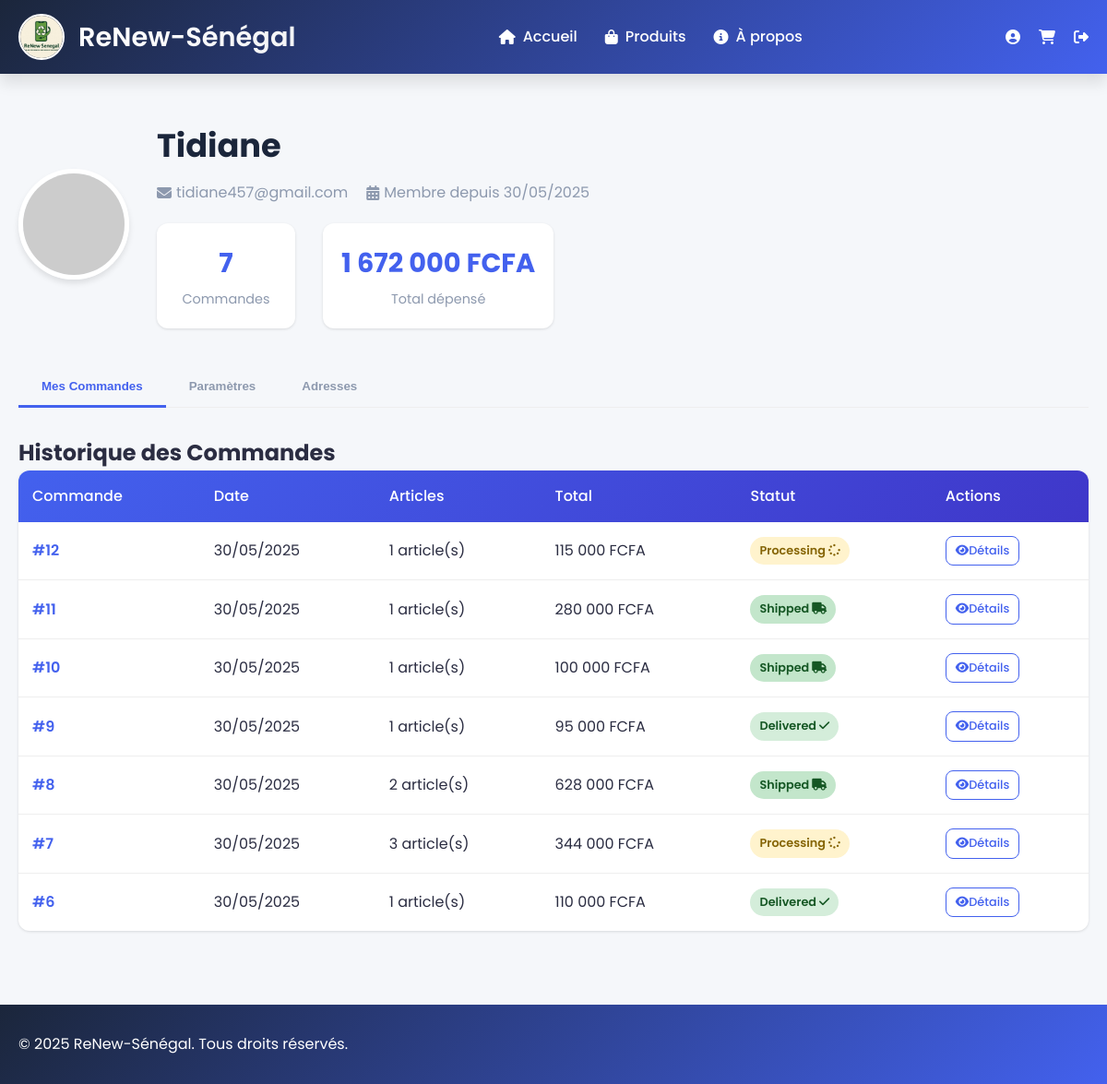
Page /profile.php (signed in) on the committed database.
### tables this page shows
CREATE TABLE `users` (
  `id` int(11) NOT NULL,
  `username` varchar(50) NOT NULL,
  `password` varchar(255) NOT NULL,
  `email` varchar(100) NOT NULL,
  `created_at` timestamp NOT NULL DEFAULT current_timestamp()
);

CREATE TABLE `orders` (
  `id` int(11) NOT NULL,
  `user_id` int(11) NOT NULL,
  `total_price` decimal(10,2) NOT NULL,
  `created_at` timestamp NOT NULL DEFAULT current_timestamp()
);

### profile.php (the view, shortened to what this page needs)
<?php
require_once 'config.php';
$user_id = $_SESSION["id"];
$sql_user = "SELECT username, email, created_at FROM users WHERE id = ?";
if ($stmt = $mysqli->prepare($sql_user)) {
    $stmt->bind_param("i", $user_id);
    $stmt->execute();
    $stmt->bind_result($username, $email, $created_at);
}
$sql_orders = "SELECT o.id, o.total_price, o.created_at,
               COUNT(oi.id) as items_count
               FROM orders o
               LEFT JOIN order_items oi ON o.id = oi.order_id
               WHERE o.user_id = ?
               GROUP BY o.id
               ORDER BY o.created_at DESC";
$orders = [];
if ($stmt = $mysqli->prepare($sql_orders)) {
    $stmt->bind_param("i", $user_id);
    $stmt->execute();
    $result = $stmt->get_result();
    while ($row = $result->fetch_assoc()) {
        $orders[] = $row;
    }
}
?>
<!DOCTYPE html>
<html lang="fr">
<head>
    <link rel="stylesheet" href="https://cdnjs.cloudflare.com/ajax/libs/font-awesome/6.4.0/css/all.min.css">
</head>
<body>
<header>
    <div class="header-container">
        <div class="brand">
            <img src="logo/logo-renew-senegal.jpg" alt="Logo" class="logo">
            <span class="brand-name">ReNew-Sénégal</span>
        </div>
        <nav>
            <a href="welcome.php" class="nav-link"><i class="fas fa-home"></i> Accueil</a>
            <a href="all-produits.php" class="nav-link"><i class="fas fa-shopping-bag"></i> Produits</a>
            <a href="abouts.php" class="nav-link"><i class="fas fa-info-circle"></i> À propos</a>
        </nav>
        <div class="search-cart">
            <a href="profile.php" class="nav-link"><i class="fas fa-user-circle"></i></a>
            <a href="panier.php" class="nav-link">
                <i class="fas fa-shopping-cart"></i>
            </a>
            <a href="logout.php" class="nav-link"><i class="fas fa-sign-out-alt"></i></a>
        </div>
    </div>
</header>
<main class="profile-container">
    <div class="profile-header">
        <img src="https://ui-avatars.com/api/?name=<?php echo urlencode($username); ?>&background=4361ee&color=fff&size=120" alt="Avatar" class="profile-avatar">
        <div class="profile-info">
            <h1><?php echo htmlspecialchars($username); ?></h1>
            <div class="profile-meta">
                <div class="profile-meta-item">
                    <i class="fas fa-envelope"></i>
                    <span><?php echo htmlspecialchars($email); ?></span>
                </div>
                <div class="profile-meta-item">
                    <i class="fas fa-calendar-alt"></i>
                    <span>Membre depuis <?php echo date('d/m/Y', strtotime($created_at)); ?></span>
                </div>
            </div>
            <div class="profile-stats">
                <div class="stat-card">
                    <div class="stat-value"><?php echo count($orders); ?></div>
                    <div class="stat-label">Commandes</div>
                </div>
                <div class="stat-card">
                    <div class="stat-value">
                        <?php
                        $total_spent = array_reduce($orders, function($carry, $order) {
                            return $carry + $order['total_price'];
                        }, 0);
                        echo number_format($total_spent, 0, ',', ' ');
                        ?> FCFA
                    </div>
                    <div class="stat-label">Total dépensé</div>
                </div>
            </div>
        </div>
    </div>
    <div class="profile-tabs">
        <button class="tab-btn active" data-tab="orders">Mes Commandes</button>
        <button class="tab-btn" data-tab="settings">Paramètres</button>
        <button class="tab-btn" data-tab="addresses">Adresses</button>
    </div>
    <div class="tab-content active" id="orders">
        <h2>Historique des Commandes</h2>
        <?php if (count($orders) > 0): ?>
            <table class="orders-table">
                <thead>
                    <tr>
                        <th>Commande</th>
                        <th>Date</th>
                        <th>Articles</th>
                        <th>Total</th>
                        <th>Statut</th>
                        <th>Actions</th>
                    </tr>
                </thead>
                <tbody>
                    <?php foreach ($orders as $order): ?>
                        <tr>
                            <td class="order-id">#<?php echo $order['id']; ?></td>
                            <td><?php echo date('d/m/Y', strtotime($order['created_at'])); ?></td>
                            <td><?php echo $order['items_count']; ?> article(s)</td>
                            <td><?php echo number_format($order['total_price'], 0, ',', ' '); ?> FCFA</td>
                            <td>
                                <?php
                                $statuses = ['processing', 'shipped', 'delivered'];
                                $random_status = $statuses[array_rand($statuses)];
                                ?>
                                <span class="order-status status-<?php echo $random_status; ?>">
                                    <?php
                                    echo ucfirst($random_status);
                                    if ($random_status == 'processing') echo ' <i class="fas fa-spinner fa-pulse"></i>';
                                    if ($random_status == 'shipped') echo ' <i class="fas fa-truck"></i>';
                                    if ($random_status == 'delivered') echo ' <i class="fas fa-check"></i>';
                                    ?>
                                </span>
                            </td>
                            <td>
                                <a href="order_details.php?id=<?php echo $order['id']; ?>" class="btn btn-outline btn-sm">
                                    <i class="fas fa-eye"></i> Détails
                                </a>
                            </td>
                        </tr>
                    <?php endforeach; ?>
                </tbody>
            </table>
        <?php endif; ?>
    </div>
</main>
<footer>
    <div class="header-container">
        <p>&copy; <?php echo date('Y'); ?> ReNew-Sénégal. Tous droits réservés.</p>
    </div>
</footer>
</body>
</html>

### profile.php (style rules this page uses)
:root { --primary: #4361ee; --secondary: #3f37c9; --accent: #f72585; --dark: #1b263b; --light: #f8f9fa; --success: #4cc9f0; --text: #2b2d42; --text-light: #8d99ae; --shadow-sm: 0 1px 3px rgba(0,0,0,0.12); --shadow-md: 0 4px 6px rgba(0,0,0,0.1); --shadow-lg: 0 10px 15px rgba(0,0,0,0.1); --transition: all 0.3s cubic-bezier(0.25, 0.8, 0.25, 1); }
* { margin: 0; padding: 0; box-sizing: border-box; }
body { font-family: 'Poppins', sans-serif; background-color: #f5f7fa; color: var(--text); line-height: 1.6; }
header { background: linear-gradient(135deg, var(--dark), var(--primary)); color: white; padding: 15px 0; position: sticky; top: 0; z-index: 1000; box-shadow: var(--shadow-lg); }
.header-container { display: flex; justify-content: space-between; align-items: center; flex-wrap: wrap; max-width: 1400px; margin: 0 auto; padding: 0 20px; }
.brand { display: flex; align-items: center; gap: 15px; }
.logo { width: 50px; height: 50px; border-radius: 50%; object-fit: cover; border: 2px solid white; }
.brand-name { font-size: 1.8rem; font-weight: 600; background: linear-gradient(to right, white, #f3f4f6); -webkit-background-clip: text; -webkit-text-fill-color: transparent; }
nav { display: flex; align-items: center; gap: 30px; }
.nav-link { color: white; text-decoration: none; font-weight: 500; display: flex; align-items: center; gap: 8px; transition: var(--transition); position: relative; padding: 5px 0; }
.nav-link::after { content: ''; position: absolute; bottom: 0; left: 0; width: 0; height: 2px; background: var(--accent); transition: var(--transition); }
.search-cart { display: flex; align-items: center; gap: 20px; }
.profile-container { max-width: 1200px; margin: 50px auto; padding: 0 20px; }
.profile-header { display: flex; align-items: center; gap: 30px; margin-bottom: 40px; }
.profile-avatar { width: 120px; height: 120px; border-radius: 50%; object-fit: cover; border: 5px solid white; box-shadow: var(--shadow-md); }
.profile-info h1 { font-size: 2.2rem; color: var(--dark); margin-bottom: 10px; }
.profile-meta { display: flex; gap: 20px; color: var(--text-light); margin-bottom: 15px; }
.profile-meta-item { display: flex; align-items: center; gap: 5px; }
.profile-stats { display: flex; gap: 30px; margin-top: 20px; }
.stat-card { background: white; padding: 20px; border-radius: 12px; box-shadow: var(--shadow-sm); text-align: center; min-width: 150px; }
.stat-value { font-size: 1.8rem; font-weight: 700; color: var(--primary); margin-bottom: 5px; }
.stat-label { color: var(--text-light); font-size: 0.9rem; }
.profile-tabs { display: flex; border-bottom: 1px solid #eee; margin-bottom: 30px; }
.tab-btn { padding: 15px 25px; background: none; border: none; cursor: pointer; font-weight: 600; color: var(--text-light); position: relative; transition: var(--transition); }
.tab-btn.active { color: var(--primary); }
.tab-btn.active::after { content: ''; position: absolute; bottom: -1px; left: 0; width: 100%; height: 3px; background: var(--primary); }
.tab-content { display: none; }
.tab-content.active { display: block; }
.orders-table { width: 100%; border-collapse: collapse; background: white; border-radius: 12px; overflow: hidden; box-shadow: var(--shadow-sm); }
.orders-table thead { background: linear-gradient(135deg, var(--primary), var(--secondary)); color: white; }
.orders-table th { padding: 15px; text-align: left; font-weight: 500; }
.orders-table td { padding: 15px; border-bottom: 1px solid #eee; }
.orders-table tr:last-child td { border-bottom: none; }
.order-id { font-weight: 600; color: var(--primary); }
.order-status { display: inline-block; padding: 5px 10px; border-radius: 50px; font-size: 0.8rem; font-weight: 600; }
.status-processing { background-color: #fff3cd; color: #856404; }
.status-shipped { background-color: #c3e6cb; color: #155724; }
.status-delivered { background-color: #d4edda; color: #155724; }
.btn { display: inline-flex; align-items: center; justify-content: center; padding: 8px 15px; border-radius: 8px; font-weight: 500; text-decoration: none; transition: var(--transition); border: none; cursor: pointer; font-size: 0.9rem; }
.btn-sm { padding: 5px 10px; font-size: 0.8rem; }
.btn-outline { background: white; color: var(--primary); border: 1px solid var(--primary); }
footer { background: linear-gradient(135deg, var(--dark), var(--primary)); color: white; padding: 30px 0; margin-top: 80px; text-align: center; }

### rows in the picture
users: username "Tidiane", email "tidiane457@gmail.com", created_at "30/05/2025"
orders: id "12", created_at "30/05/2025", items_count "1", total_price "115 000"
orders: id "11", created_at "30/05/2025", items_count "1", total_price "280 000"
orders: id "10", created_at "30/05/2025", items_count "1", total_price "100 000"
orders: id "9", created_at "30/05/2025", items_count "1", total_price "95 000"
orders: id "8", created_at "30/05/2025", items_count "2", total_price "628 000"
orders: id "7", created_at "30/05/2025", items_count "3", total_price "344 000"
orders: id "6", created_at "30/05/2025", items_count "1", total_price "110 000"

### other values in the picture
count($orders) "7"
$total_spent "1 672 000"
